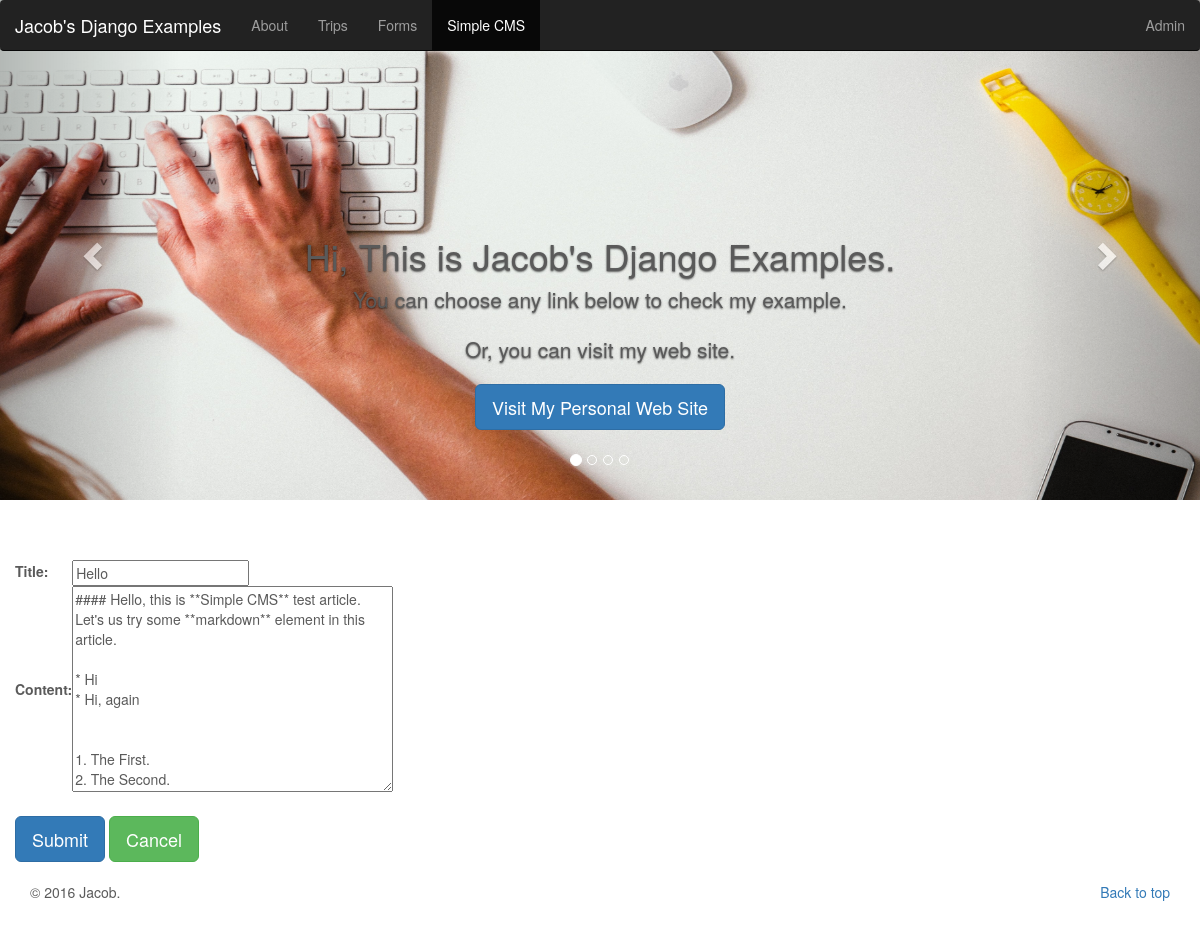
The app's page /Simple_CMS/article/1/edit with its own data.
### Simple_CMS/models.py (models this page shows, shortened)
class Article(models.Model):
    id = models.AutoField(primary_key=True)
    Title = models.CharField(max_length=100)
    Content = models.TextField()
    created_at = models.DateTimeField(auto_now_add=True)

### Simple_CMS/views.py (the view)
# urls.py: url(r'^Simple_CMS/article/(?P<id>\d+)/edit$', CMS_edit, name = 'CMS_edit'),
def CMS_edit(request, id):
    article = Article.objects.get(pk = id)
    if request.method == 'POST':
        form = ArticleForm(request.POST, instance = article)
        if form.is_valid():
            cd = form.cleaned_data
            message = 'Contact success!'
            form.save()
            return HttpResponseRedirect('/Simple_CMS/')
    else:
        form = ArticleForm(initial = model_to_dict(article))
    return render(request, 'Simple_CMS/edit.html', locals())

### Simple_CMS/models.py (shortened to what this page needs)
class ArticleForm(ModelForm):
    class Meta:
        model = Article
        fields = ['Title', 'Content']

### templates/Simple_CMS/edit.html (shortened to what this page needs)
{% extends 'base.html' %}
{% block navbar %}
{% include "navbar.html" with active_tab='Simple_CMS' %}
{% endblock %}
{% block content %}
<div class="row">
    <form action="" method="post" class="form-horizontal">
        <table>
            {{ form.as_table }}
        </table>
        <input type="submit" value="Submit" class="btn btn-lg btn-primary">
        <a href="/Simple_CMS" class="btn btn-lg btn-success">Cancel</a>
    </form>
</div>
{% endblock %}

### templates/static/carousel/carousel.css (style rules this page uses)
body { padding-bottom: 40px; color: #5a5a5a; }

### records on screen
Article: Title "Hello", Content "#### Hello, this is **Simple CMS** test article. Let's us try some **markdown** element in this article. * Hi * Hi, again 1. The First. 2. The Second."
